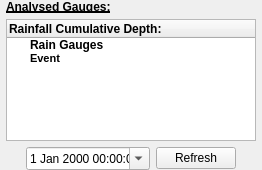
                <widget class="QWidget" name="pageRainfallCumDepth">
                 <property name="geometry">
                  <rect>
                   <x>0</x>
                   <y>0</y>
                   <width>262</width>
                   <height>170</height>
                  </rect>
                 </property>
                 <property name="sizePolicy">
                  <sizepolicy hsizetype="Preferred" vsizetype="Fixed">
                   <horstretch>0</horstretch>
                   <verstretch>0</verstretch>
                  </sizepolicy>
                 </property>
                 <property name="minimumSize">
                  <size>
                   <width>0</width>
                   <height>170</height>
                  </size>
                 </property>
                 <property name="maximumSize">
                  <size>
                   <width>16777215</width>
                   <height>170</height>
                  </size>
                 </property>
                 <attribute name="label">
                  <string>Rainfall: Cumulative Depth</string>
                 </attribute>
                 <layout class="QVBoxLayout" name="verticalLayout_20">
                  <property name="leftMargin">
                   <number>6</number>
                  </property>
                  <property name="topMargin">
                   <number>0</number>
                  </property>
                  <property name="rightMargin">
                   <number>6</number>
                  </property>
                  <property name="bottomMargin">
                   <number>0</number>
                  </property>
                  <item>
                   <widget class="QLabel" name="label_7">
                    <property name="sizePolicy">
                     <sizepolicy hsizetype="Expanding" vsizetype="Expanding">
                      <horstretch>0</horstretch>
                      <verstretch>0</verstretch>
                     </sizepolicy>
                    </property>
                    <property name="minimumSize">
                     <size>
                      <width>10</width>
                      <height>13</height>
                     </size>
                    </property>
                    <property name="maximumSize">
                     <size>
                      <width>16777215</width>
                      <height>13</height>
                     </size>
                    </property>
                    <property name="font">
                     <font>
                      <weight>75</weight>
                      <bold>true</bold>
                      <underline>true</underline>
                     </font>
                    </property>
                    <property name="text">
                     <string>Analysed Gauges:</string>
                    </property>
                   </widget>
                  </item>
                  <item>
                   <widget class="QTreeWidget" name="trw_CumDepth">
                    <property name="sizePolicy">
                     <sizepolicy hsizetype="Expanding" vsizetype="Expanding">
                      <horstretch>0</horstretch>
                      <verstretch>0</verstretch>
                     </sizepolicy>
                    </property>
                    <property name="minimumSize">
                     <size>
                      <width>250</width>
                      <height>120</height>
                     </size>
                    </property>
                    <property name="maximumSize">
                     <size>
                      <width>16777215</width>
                      <height>16777215</height>
                     </size>
                    </property>
                    <property name="contextMenuPolicy">
                     <enum>Qt::CustomContextMenu</enum>
                    </property>
                    <property name="acceptDrops">
                     <bool>false</bool>
                    </property>
                    <property name="dragDropMode">
                     <enum>QAbstractItemView::DropOnly</enum>
                    </property>
                    <property name="defaultDropAction">
                     <enum>Qt::IgnoreAction</enum>
                    </property>
                    <property name="itemsExpandable">
                     <bool>true</bool>
                    </property>
                    <column>
                     <property name="text">
                      <string>Rainfall Cumulative Depth:</string>
                     </property>
                     <property name="font">
                      <font>
                       <weight>75</weight>
                       <bold>true</bold>
                      </font>
                     </property>
                    </column>
                    <item>
                     <property name="text">
                      <string>Rain Gauges</string>
                     </property>
                     <property name="font">
                      <font>
                       <weight>75</weight>
                       <bold>true</bold>
                      </font>
                     </property>
                     <property name="flags">
                      <set>ItemIsDropEnabled|ItemIsEnabled</set>
                     </property>
                    </item>
                    <item>
                     <property name="text">
                      <string>Event</string>
                     </property>
                     <property name="font">
                      <font>
                       <family>MS Shell Dlg 2</family>
                       <pointsize>8</pointsize>
                       <weight>75</weight>
                       <bold>true</bold>
                      </font>
                     </property>
                     <property name="flags">
                      <set>ItemIsDropEnabled|ItemIsEnabled</set>
                     </property>
                    </item>
                   </widget>
                  </item>
                  <item>
                   <layout class="QHBoxLayout" name="horizontalLayout_5">
                    <property name="sizeConstraint">
                     <enum>QLayout::SetDefaultConstraint</enum>
                    </property>
                    <item>
                     <spacer name="horizontalSpacer_12">
                      <property name="orientation">
                       <enum>Qt::Horizontal</enum>
                      </property>
                      <property name="sizeHint" stdset="0">
                       <size>
                        <width>40</width>
                        <height>20</height>
                       </size>
                      </property>
                     </spacer>
                    </item>
                    <item>
                     <widget class="QDateTimeEdit" name="dteScattergraphStart">
                      <property name="sizePolicy">
                       <sizepolicy hsizetype="Fixed" vsizetype="Fixed">
                        <horstretch>0</horstretch>
                        <verstretch>0</verstretch>
                       </sizepolicy>
                      </property>
                      <property name="minimumSize">
                       <size>
                        <width>10</width>
                        <height>0</height>
                       </size>
                      </property>
                      <property name="calendarPopup">
                       <bool>true</bool>
                      </property>
                     </widget>
                    </item>
                    <item>
                     <widget class="QPushButton" name="btnCumDepthRefresh">
                      <property name="sizePolicy">
                       <sizepolicy hsizetype="Fixed" vsizetype="Fixed">
                        <horstretch>0</horstretch>
                        <verstretch>0</verstretch>
                       </sizepolicy>
                      </property>
                      <property name="minimumSize">
                       <size>
                        <width>0</width>
                        <height>0</height>
                       </size>
                      </property>
                      <property name="maximumSize">
                       <size>
                        <width>16777215</width>
                        <height>16777215</height>
                       </size>
                      </property>
                      <property name="text">
                       <string>Refresh</string>
                      </property>
                     </widget>
                    </item>
                    <item>
                     <spacer name="horizontalSpacer_11">
                      <property name="orientation">
                       <enum>Qt::Horizontal</enum>
                      </property>
                      <property name="sizeHint" stdset="0">
                       <size>
                        <width>40</width>
                        <height>20</height>
                       </size>
                      </property>
                     </spacer>
                    </item>
                   </layout>
                  </item>
                 </layout>
                </widget>
